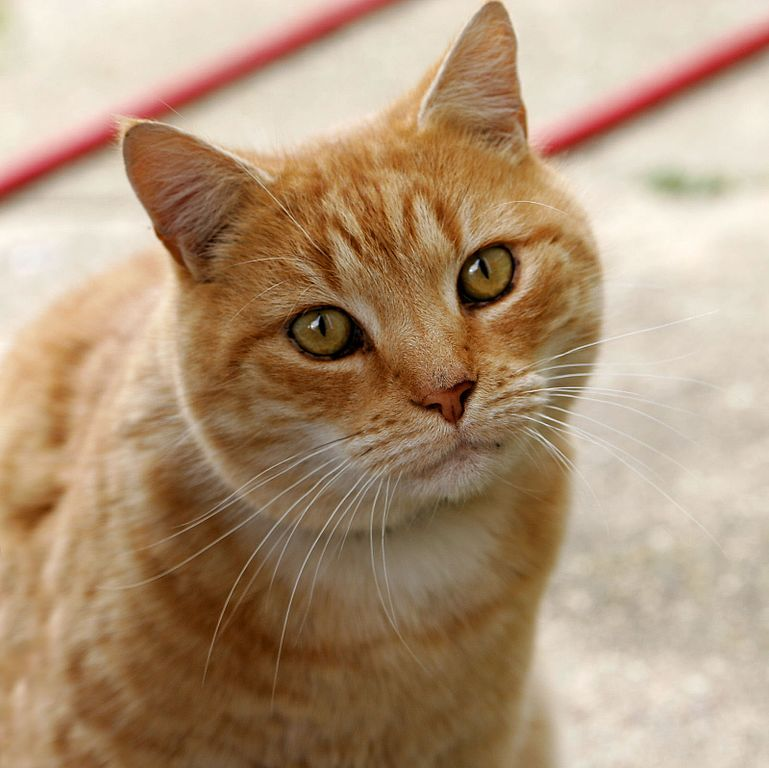
//> input picture input.jpg, 769 x 768 px
$ ./problem1   (built with g++ and OpenCV 4)
//> lines starting //> are read from the running program, lines starting //| are printed output that depends on the picture
### arnold_cat_map.h
#ifndef ARNOLD_CAT_MAP_H
#define ARNOLD_CAT_MAP_H

#include <vector>

using namespace std;

// Apply Arnold's Cat Map scrambling
vector<vector<unsigned char>> arnoldScramble(const vector<vector<unsigned char>>& image, int iterations);

#endif

### arnold_cat_map.cpp
#include "arnold_cat_map.h"


vector<vector<unsigned char>> arnoldScramble(const vector<vector<unsigned char>>& image, int iterations) {
    int N = image.size();
    vector<vector<unsigned char>> scrambled = image;

    for (int k = 0; k < iterations; k++) {
        vector<vector<unsigned char>> temp(N, vector<unsigned char>(N));
        for (int i = 0; i < N; i++) {
            for (int j = 0; j < N; j++) {
                int x_new = (i + j) % N;
                int y_new = (i + 2 * j) % N;
                temp[x_new][y_new] = scrambled[i][j];
            }
        }
        scrambled = temp;
    }
    return scrambled;
}
// [18 lines left out: function arnoldUnscramble, not called in this run]

### problem1.cpp
#include <iostream>
#include <fstream>
#include <opencv2/opencv.hpp>
#include <vector>
#include "arnold_cat_map.h"

using namespace std;
using namespace cv;
struct PaillierKey {
    long long n, g, lambda, mu;
};

PaillierKey generatePaillierKeys(long long p, long long q) {
    PaillierKey key;
    key.n = p * q;
    key.g = key.n + 1;
    long long phi = (p - 1) * (q - 1);
    key.lambda = phi;
    key.mu = 1;
    return key;
}

long long paillierEncrypt(long long m, PaillierKey key) {
    return (1 + (m * key.n)) % (key.n * key.n);
}
long long paillierDecrypt(long long c, PaillierKey key) {
    return ((c - 1) / key.n) % key.n;
}
vector<vector<Vec3b>> matToVector(const Mat& image) {
    vector<vector<Vec3b>> imgVec(image.rows, vector<Vec3b>(image.cols));
    for (int i = 0; i < image.rows; i++) {
        for (int j = 0; j < image.cols; j++) {
            imgVec[i][j] = image.at<Vec3b>(i, j);
        }
    }
    return imgVec;
}
vector<vector<unsigned char>> convertToGrayscale(const vector<vector<Vec3b>>& image) {
    int height = image.size();
    int width = image[0].size();
    vector<vector<unsigned char>> grayscale(height, vector<unsigned char>(width));

    for (int i = 0; i < height; i++) {
        for (int j = 0; j < width; j++) {
            Vec3b pixel = image[i][j];
            grayscale[i][j] = static_cast<unsigned char>(
                0.299 * pixel[2] + 0.587 * pixel[1] + 0.114 * pixel[0]
            );
        }
    }
    return grayscale;
}
vector<vector<unsigned char>> resizeImage(const vector<vector<unsigned char>>& image, int newWidth, int newHeight) {
    int oldWidth = image[0].size();
    int oldHeight = image.size();
    vector<vector<unsigned char>> resized(newHeight, vector<unsigned char>(newWidth));

    for (int i = 0; i < newHeight; i++) {
        for (int j = 0; j < newWidth; j++) {
            int srcX = j * oldWidth / newWidth;
            int srcY = i * oldHeight / newHeight;
            resized[i][j] = image[srcY][srcX];
        }
    }
    return resized;
}
vector<vector<long long>> encryptImage(const vector<vector<unsigned char>>& image, PaillierKey key) {
    int height = image.size();
    int width = image[0].size();
    vector<vector<long long>> encryptedImage(height, vector<long long>(width));

    for (int i = 0; i < height; i++) {
        for (int j = 0; j < width; j++) {
            if ((i + j) % 4 == 0) {
                encryptedImage[i][j] = paillierEncrypt(image[i][j], key);
            } else {
                encryptedImage[i][j] = image[i][j];
            }
        }
    }
    return encryptedImage;
}

void saveEncryptedImage(const string& filename, const vector<vector<long long>>& image) {
    ofstream file(filename, ios::binary);
    if (!file) {
        cerr << "Error: Cannot save file!" << endl;
        exit(1);
    }

    for (const auto& row : image) {
        file.write(reinterpret_cast<const char*>(row.data()), row.size() * sizeof(long long));
    }
    file.close();
}

void savePGM(const string& filename, const vector<vector<unsigned char>>& image) {
    int height = image.size();
    int width = image[0].size();
    ofstream file(filename, ios::binary);

    if (!file) {
        cerr << "Error: Cannot save file!" << endl;
        exit(1);
    }

    file << "P5\n" << width << " " << height << "\n255\n";
    for (const auto& row : image) {
        file.write(reinterpret_cast<const char*>(row.data()), row.size());
    }
    file.close();
}

void displayPGM(const string& filename) {
    Mat image = imread(filename, IMREAD_GRAYSCALE);
    if (image.empty()) {
        cerr << "Error: Cannot open PGM file!" << endl;
        return;
    }

    imshow("Processed PGM Image", image);
    waitKey(0);
    destroyAllWindows();
}
// decryption

vector<vector<long long>> decryptImage(const vector<vector<long long>>& encryptedImage, PaillierKey key) {
    int height = encryptedImage.size();
    int width = encryptedImage[0].size();
    vector<vector<long long>> decryptedImage(height, vector<long long>(width));

    for (int i = 0; i < height; i++) {
        for (int j = 0; j < width; j++) {
            if ((i + j) % 4 == 0) {
                decryptedImage[i][j] = paillierDecrypt(encryptedImage[i][j], key);
            } else {
                decryptedImage[i][j] = encryptedImage[i][j];  // Non-encrypted pixels stay as-is
            }
        }
    }
    return decryptedImage;
}

vector<vector<unsigned char>> convertToUnsignedChar(const vector<vector<long long>>& image) {
    int height = image.size();
    int width = image[0].size();
    vector<vector<unsigned char>> result(height, vector<unsigned char>(width));

    for (int i = 0; i < height; i++) {
        for (int j = 0; j < width; j++) {
            result[i][j] = static_cast<unsigned char>(image[i][j]);
        }
    }
    return result;
}
vector<vector<long long>> loadEncryptedImage(const string& filename, int height, int width) {
    vector<vector<long long>> image(height, vector<long long>(width));
    ifstream file(filename, ios::binary);
    if (!file) {
        cerr << "Error: Cannot open encrypted file!" << endl;
        exit(1);
    }

    for (auto& row : image) {
        file.read(reinterpret_cast<char*>(row.data()), row.size() * sizeof(long long));
    }
    file.close();
    return image;
}


int main() {
    string filename = "input.jpg";
    Mat image = imread(filename, IMREAD_COLOR);
//> image is the input picture: 768 rows x 769 cols, CV_8UC3; mean B, G, R 120.7, 148.8, 175.9

    if (image.empty()) {
        cerr << "Error: Cannot open image!" << endl;
        return -1;
    }


    vector<vector<Vec3b>> imgVec = matToVector(image);
//> imgVec = 768 items


    vector<vector<unsigned char>> grayscale = convertToGrayscale(imgVec);
//> in convertToGrayscale, `int height = image.size();`: height = 768
//> in convertToGrayscale, `int width = image[0].size();`: width = 769
//> in convertToGrayscale, `vector<vector<unsigned char>> grayscale(height, vector<unsigned char>(..`: grayscale = 768 items
//> grayscale = 768 items


    int newWidth = 128, newHeight = 128;
    vector<vector<unsigned char>> resizedImage = resizeImage(grayscale, newWidth, newHeight);
//> in resizeImage, `int oldWidth = image[0].size();`: oldWidth = 769
//> in resizeImage, `int oldHeight = image.size();`: oldHeight = 768
//> resizedImage = 128 items
    string resizedFile = "grey_resized.pgm";
    savePGM(resizedFile,resizedImage);
//> in savePGM, `int height = image.size();`: height = 128
//> the loop in savePGM, `for (const auto& row : image)` made 128 passes
    displayPGM(resizedFile);
//> in displayPGM, `Mat image = imread(filename, IMREAD_GRAYSCALE);`:
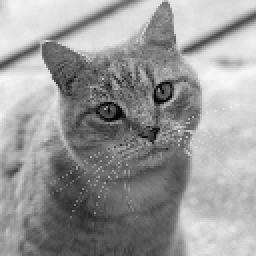
//> image: 128 rows x 128 cols, CV_8UC1 (shown 2 times larger); min 0, max 248, mean 153.4

    int iterations = 10;
    vector<vector<unsigned char>> scrambledImage = arnoldScramble(resizedImage, iterations);
//> in arnoldScramble, `vector<vector<unsigned char>> scrambled = image;`: scrambled = 128 items
//> scrambledImage = 128 items


    string scrambledFile = "scrambled.pgm";
    savePGM(scrambledFile, scrambledImage);
//> the loop in savePGM (call 2), `for (const auto& row : image)` made 128 passes

    cout << "Image scrambling completed successfully!" << endl;
    displayPGM(scrambledFile);
//> call 2 of displayPGM, with filename = "scrambled.pgm"
//> in displayPGM (call 2), `Mat image = imread(filename, IMREAD_GRAYSCALE);`:
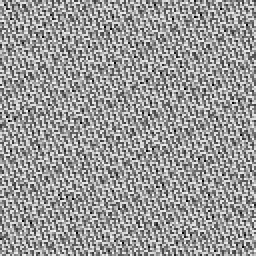
//> image: 128 rows x 128 cols, CV_8UC1 (shown 2 times larger); min 0, max 248, mean 153.4

    PaillierKey key = generatePaillierKeys(61, 53);
    vector<vector<long long>> encryptedImage = encryptImage(scrambledImage, key);
//> in encryptImage, `int height = image.size();`: height = 128
//> in encryptImage, `vector<vector<long long>> encryptedImage(height, vector<long long>(wid..`: encryptedImage = 128 items
//> the loop in encryptImage, `for (int i = 0; i < height; i++)` made 128 passes
//> encryptedImage = 128 items
    string encryptedFile = "encrypted.bin";
    saveEncryptedImage(encryptedFile, encryptedImage);
//> the loop in saveEncryptedImage, `for (const auto& row : image)` made 128 passes
    vector<vector<long long>> loadedEncrypted = loadEncryptedImage(encryptedFile, newHeight, newWidth);
    vector<vector<long long>> decryptedLong = decryptImage(loadedEncrypted, key);
//> decryptedLong = 128 items
    vector<vector<unsigned char>> decryptedImage = convertToUnsignedChar(decryptedLong);
//> in convertToUnsignedChar, `int height = image.size();`: height = 128
//> in convertToUnsignedChar, `vector<vector<unsigned char>> result(height, vector<unsigned char>(wid..`: result = 128 items
//> the loop in convertToUnsignedChar, `for (int i = 0; i < height; i++)` made 128 passes
//> decryptedImage = 128 items
    string decryptedFile = "decrypted.pgm";
    savePGM(decryptedFile, decryptedImage);
    cout << "Decryption completed successfully!" << endl;
    displayPGM(decryptedFile);
    cout << "Encryption completed successfully!" << endl;
//> (the run ends here: the program needs code that is not available in this run, at `auto unscrambled = arnoldUnscramble(decryptedImage, iterations);`)
